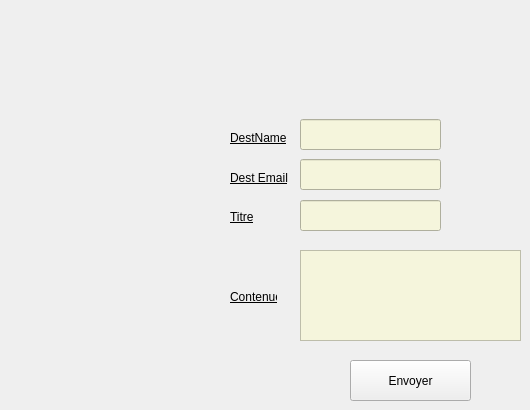
      <widget class="QWidget" name="page_38">
       <widget class="QLabel" name="titre">
        <property name="geometry">
         <rect>
          <x>230</x>
          <y>210</y>
          <width>47</width>
          <height>13</height>
         </rect>
        </property>
        <property name="styleSheet">
         <string notr="true">font: 8pt &quot;MS Shell Dlg 2&quot;;
text-decoration: underline;</string>
        </property>
        <property name="text">
         <string>Titre</string>
        </property>
       </widget>
       <widget class="QLabel" name="contenue1">
        <property name="geometry">
         <rect>
          <x>230</x>
          <y>290</y>
          <width>47</width>
          <height>13</height>
         </rect>
        </property>
        <property name="styleSheet">
         <string notr="true">font: 8pt &quot;MS Shell Dlg 2&quot;;
text-decoration: underline;</string>
        </property>
        <property name="text">
         <string>Contenue</string>
        </property>
       </widget>
       <widget class="QLineEdit" name="destNom">
        <property name="geometry">
         <rect>
          <x>300</x>
          <y>119</y>
          <width>141</width>
          <height>31</height>
         </rect>
        </property>
        <property name="styleSheet">
         <string notr="true">background-color:beige;</string>
        </property>
       </widget>
       <widget class="QPushButton" name="envoyer">
        <property name="geometry">
         <rect>
          <x>350</x>
          <y>360</y>
          <width>121</width>
          <height>41</height>
         </rect>
        </property>
        <property name="styleSheet">
         <string notr="true">backgroun-color:tan;</string>
        </property>
        <property name="text">
         <string>Envoyer</string>
        </property>
       </widget>
       <widget class="QLineEdit" name="destMail">
        <property name="geometry">
         <rect>
          <x>300</x>
          <y>159</y>
          <width>141</width>
          <height>31</height>
         </rect>
        </property>
        <property name="styleSheet">
         <string notr="true">background-color:beige;</string>
        </property>
       </widget>
       <widget class="QLabel" name="destemail">
        <property name="geometry">
         <rect>
          <x>230</x>
          <y>170</y>
          <width>61</width>
          <height>16</height>
         </rect>
        </property>
        <property name="styleSheet">
         <string notr="true">font: 8pt &quot;MS Shell Dlg 2&quot;;
text-decoration: underline;</string>
        </property>
        <property name="text">
         <string>Dest Email</string>
        </property>
       </widget>
       <widget class="QLabel" name="destname">
        <property name="geometry">
         <rect>
          <x>230</x>
          <y>130</y>
          <width>71</width>
          <height>16</height>
         </rect>
        </property>
        <property name="styleSheet">
         <string notr="true">font: 8pt &quot;MS Shell Dlg 2&quot;;
text-decoration: underline;
font: 75 8pt &quot;MS Shell Dlg 2&quot;;
text-decoration: underline;</string>
        </property>
        <property name="text">
         <string>DestName</string>
        </property>
       </widget>
       <widget class="QLineEdit" name="mailTitre">
        <property name="geometry">
         <rect>
          <x>300</x>
          <y>200</y>
          <width>141</width>
          <height>31</height>
         </rect>
        </property>
        <property name="styleSheet">
         <string notr="true">background-color:beige;</string>
        </property>
       </widget>
       <widget class="QTextEdit" name="contenue">
        <property name="geometry">
         <rect>
          <x>300</x>
          <y>250</y>
          <width>221</width>
          <height>91</height>
         </rect>
        </property>
        <property name="styleSheet">
         <string notr="true">background-color:beige;</string>
        </property>
       </widget>
      </widget>
